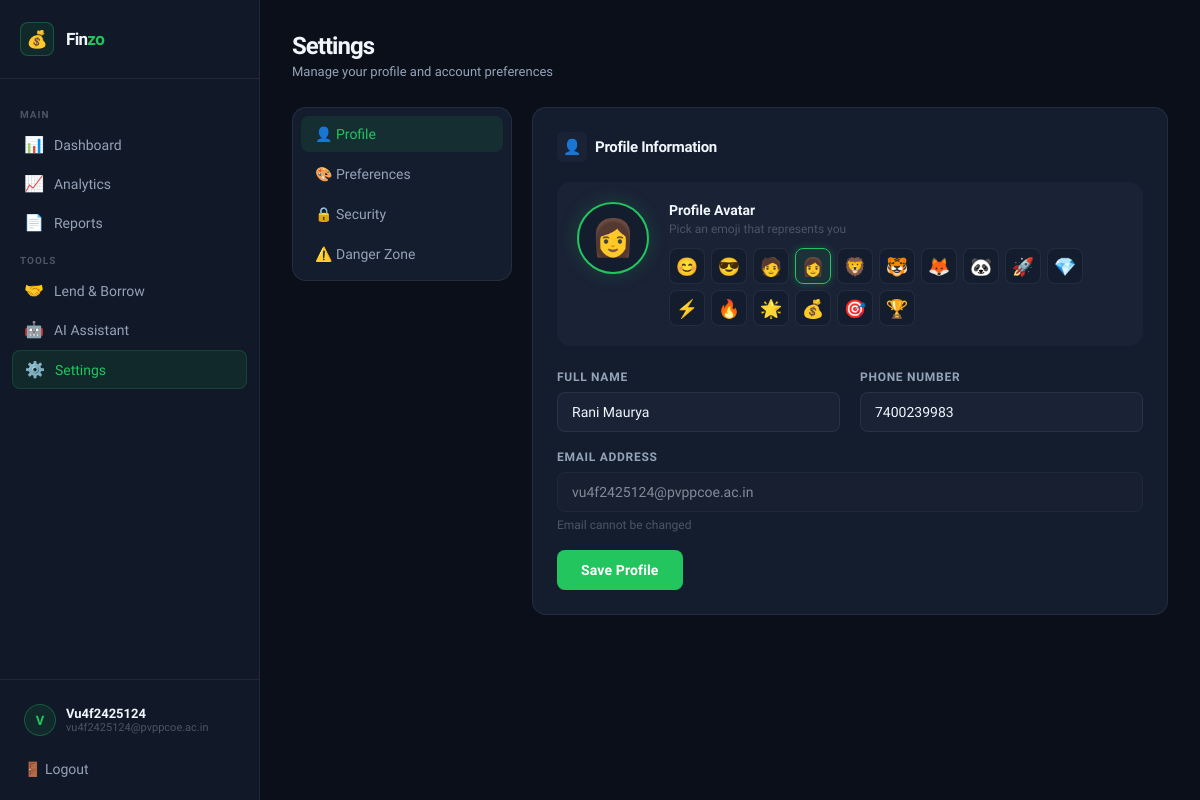
/settings (signed in), run on the app's committed database.
### app.py (models this page shows)
class User(db.Model):
    id           = db.Column(db.Integer, primary_key=True)
    email        = db.Column(db.String(120), unique=True, nullable=False)
    password     = db.Column(db.String(200), nullable=False)
    income       = db.Column(db.Float,  default=0)
    budget       = db.Column(db.Float,  default=0)
    savings_goal      = db.Column(db.Float,  default=0)
    occasional_fund   = db.Column(db.Float,  default=0)

class Profile(db.Model):
    id        = db.Column(db.Integer, primary_key=True)
    user_id   = db.Column(db.Integer, db.ForeignKey('user.id'), unique=True, nullable=False)
    full_name = db.Column(db.String(120), default='')
    phone     = db.Column(db.String(30),  default='')
    avatar    = db.Column(db.String(10),  default='😊')
    currency  = db.Column(db.String(5),   default='₹')

### app.py (the view)
@app.route("/settings")
def settings():
    if 'user_id' not in session: return redirect(url_for('login'))
    user    = db.session.get(User, session['user_id'])
    profile = _get_or_create_profile(session['user_id'])
    total_expenses    = Expense.query.filter_by(user_id=session['user_id']).count()
    total_income_logs = IncomeLog.query.filter_by(user_id=session['user_id']).count()
    all_expenses      = Expense.query.filter_by(user_id=session['user_id']).all()
    total_spent       = round(sum(e.amount for e in all_expenses), 2)
    return render_template("settings.html",
        email=session['user_email'], profile=profile,
        total_expenses=total_expenses, total_income_logs=total_income_logs,
        total_spent=total_spent,
    )

### app.py (called while the page is built)
def _get_or_create_profile(user_id):
    p = Profile.query.filter_by(user_id=user_id).first()
    if not p:
        p = Profile(user_id=user_id)
        db.session.add(p)
        db.session.commit()
    return p

### templates/settings.html (shortened to what this page needs)
{% extends "layout.html" %}
{% set active_page = 'settings' %}
{% block content %}
<div class="page-header">
  <div>
    <h1 class="page-title">Settings</h1>
    <p class="page-subtitle">Manage your profile and account preferences</p>
  </div>
</div>
<div class="settings-layout">
  <div class="settings-tabs">
    <button class="stab active" onclick="showTab('profile', this)">👤 Profile</button>
    <button class="stab" onclick="showTab('preferences', this)">🎨 Preferences</button>
    <button class="stab" onclick="showTab('security', this)">🔒 Security</button>
    <button class="stab stab-danger" onclick="showTab('danger', this)">⚠️ Danger Zone</button>
  </div>
  <div class="settings-content">
    <div class="stab-panel active" id="tab-profile">
      <div class="card" style="margin-bottom:0">
        <h3 class="card-title"><span class="card-icon">👤</span> Profile Information</h3>
        <div class="avatar-section">
          <div class="avatar-preview" id="avatarPreview">{{ profile.avatar or '😊' }}</div>
          <div class="avatar-info">
            <div class="avatar-label">Profile Avatar</div>
            <div class="avatar-sub">Pick an emoji that represents you</div>
            <div class="avatar-grid">
              {% for emoji in ['😊','😎','🧑','👩','🦁','🐯','🦊','🐼','🚀','💎','⚡','🔥','🌟','💰','🎯','🏆'] %}
                <button class="avatar-opt {{ 'selected' if (profile.avatar or '😊') == emoji }}"
                        onclick="selectAvatar('{{ emoji }}')">{{ emoji }}</button>
              {% endfor %}
            </div>
          </div>
        </div>
        <form action="/settings/profile" method="POST">
          <div class="grid-2" style="margin-bottom:0">
            <div class="form-group">
              <label class="form-label">Full Name</label>
              <input class="input" type="text" name="full_name"
                     placeholder="Enter your full name"
                     value="{{ profile.full_name or '' }}">
            </div>
            <div class="form-group">
              <label class="form-label">Phone Number</label>
              <input class="input" type="tel" name="phone"
                     placeholder="+91 00000 00000"
                     value="{{ profile.phone or '' }}">
            </div>
          </div>
          <div class="form-group">
            <label class="form-label">Email Address</label>
            <input class="input" type="email" value="{{ email }}" disabled
                   style="opacity:0.5;cursor:not-allowed">
            <span style="font-size:12px;color:var(--text-3);margin-top:6px;display:block">
              Email cannot be changed
            </span>
          </div>
          <button type="submit" class="btn btn-primary">Save Profile</button>
        </form>
      </div>
    </div>
  </div>
</div>
{% endblock %}

### templates/layout.html (shortened to what this page needs)
<!DOCTYPE html>
<html lang="en">
<head>
  <link rel="stylesheet" href="{{ url_for('static', filename='css/style.css') }}">
</head>
<body>
<div class="dash-layout">
  <aside class="sidebar" id="sidebar">
    <a href="/" class="sidebar-brand">
      <div class="sidebar-brand-icon">💰</div>
      <span class="sidebar-brand-text">Fin<span>zo</span></span>
    </a>
    <nav class="sidebar-nav">
      <span class="sidebar-section-label">Main</span>
      <a href="/dashboard" class="nav-link {% if active_page == 'dashboard' %}active{% endif %}">
        <span class="nav-link-icon">📊</span> Dashboard
      </a>
      <a href="/analytics" class="nav-link {% if active_page == 'analytics' %}active{% endif %}">
        <span class="nav-link-icon">📈</span> Analytics
      </a>
      <a href="/reports" class="nav-link {% if active_page == 'reports' %}active{% endif %}">
        <span class="nav-link-icon">📄</span> Reports
      </a>
      <span class="sidebar-section-label">Tools</span>
      <a href="/lend-borrow" class="nav-link {% if active_page == 'lend_borrow' %}active{% endif %}">
        <span class="nav-link-icon">🤝</span> Lend &amp; Borrow
      </a>
      <a href="/assistant" class="nav-link {% if active_page == 'assistant' %}active{% endif %}">
        <span class="nav-link-icon">🤖</span> AI Assistant
      </a>
      <a href="/settings" class="nav-link {% if active_page == 'settings' %}active{% endif %}">
        <span class="nav-link-icon">⚙️</span> Settings
      </a>
    </nav>
    <div class="sidebar-footer">
      <div class="sidebar-user">
        <div class="sidebar-user-avatar">{{ email[0]|upper if email else 'U' }}</div>
        <div class="sidebar-user-info">
          <div class="sidebar-user-name">{{ email.split('@')[0]|title if email else 'User' }}</div>
          <div class="sidebar-user-email">{{ email }}</div>
        </div>
      </div>
      <a href="/logout" class="sidebar-logout">🚪 Logout</a>
    </div>
  </aside>
  <main class="dash-main">
    {% block content %}{% endblock %}
  </main>
</div>
</body>
</html>

### data on the page
User: email "vu4f2425124@pvppcoe.ac.in"
Profile: avatar "👩", full_name "Rani Maurya", phone "7400239983"

### other printed values
{{ email[0]|upper if email else 'U' }} "V"
{{ email.split('@')[0]|title if email else 'User' }} "Vu4f2425124"
{{ emoji }} "😊" "😎" "🧑" "👩" "🦁" "🐯" "🦊" "🐼" "🚀" "💎" "⚡" "🔥" "🌟" "💰" "🎯" "🏆"
